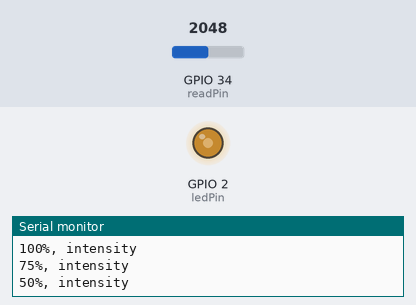
A program run on a simulated ESP32. Parts: output pins drawn as LEDs (lit = HIGH), the last lines printed to the serial monitor. The inputs (shaded band) are chosen by the test bench; at power-on: GPIO 34 (readPin) = 2048.

Above: at 2.1 s.
At 5.8 s:
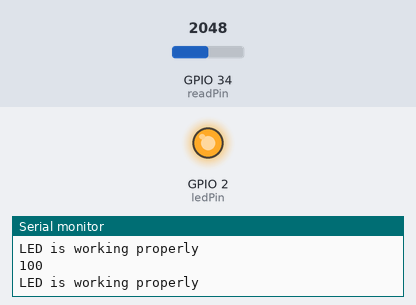
5.9 s: GPIO 34 (readPin) set to 4095
At 7.8 s:
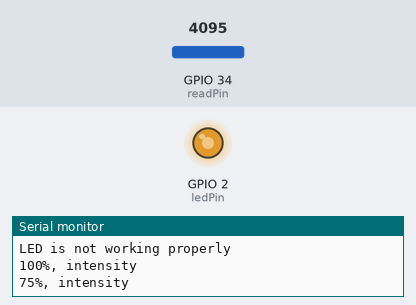
Timing chart, 0 to 13.5 s (numbered marks = the images above; inputs shaded):
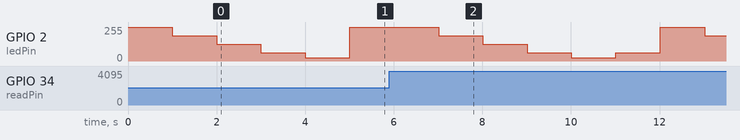

The program:

main.cpp
```cpp
#include "Light.h"

Light light = Light();

void setup()
{
  Serial.begin(115200);
}

void loop()
{

  light.AdjustLightIntensity(100);
  Serial.println("100%, intensity");
  delay(1000);
  light.AdjustLightIntensity(75);
  Serial.println("75%, intensity");
  delay(1000);
  light.AdjustLightIntensity(50);
  Serial.println("50%, intensity");
  delay(1000);
  light.AdjustLightIntensity(25);
  Serial.println("25%, intensity");
  delay(1000);
  light.AdjustLightIntensity(10);
  Serial.println("10%, intensity");
  delay(1000);

  Serial.println("Checking LED");
  if (light.LightCheck())
  {
    Serial.println("LED is working properly");
  }
  else
  {
    Serial.println("LED is not working properly");
  }
  light.AdjustLightIntensity(100);
  if (light.LightCheck())
  {
    Serial.println("LED is working properly");
  }
  else
  {
    Serial.println("LED is not working properly");
  }
  delay(1000);
  light.AdjustLightIntensity(75);
  if (light.LightCheck())
  {
    Serial.println("LED is working properly");
  }
  else
  {
    Serial.println("LED is not working properly");
  }
  light.AdjustLightIntensity(50);
  if (light.LightCheck())
  {
    Serial.println("LED is working properly");
  }
  else
  {
    Serial.println("LED is not working properly");
  }
  light.AdjustLightIntensity(25);
  if (light.LightCheck())
  {
    Serial.println("LED is working properly");
  }
  else
  {
    Serial.println("LED is not working properly");
  }
  light.AdjustLightIntensity(10);
  if (light.LightCheck())
  {
    Serial.println("LED is working properly");
  }
  else
  {
    Serial.println("LED is not working properly");
  }
}
```

Light.h
```cpp
#ifndef LIGHT_H
#define LIGHT_H
#include <Arduino.h>
#define PWM_CHANNEL_LED 0
#define PWM_FREQUENCY_LED 5000
#define PWM_RESOLUTION_LED 8
#define MIN_CHECK_INTENSITY 25
#define MAX_CHECK_INTENSITY 75
#define MIN_N_CHECK_READINGS 8
#define FAULTY_LED_READING 4095

class Light {
  public:
    Light();
    void AdjustLightIntensity(int percent);
    bool LightCheck();
  private:
    uint8_t ledPin=2;
    uint8_t readPin=34;
    uint8_t previousIntensity=0;
    void LightCheckWrite();
};

#endif
```

Light.cpp
```cpp
#include "Light.h"

/*Constructor for the Light class, which sets up the light*/
Light::Light()
{
    pinMode(readPin, INPUT);
    ledcSetup(PWM_CHANNEL_LED, PWM_FREQUENCY_LED, PWM_RESOLUTION_LED);
    ledcAttachPin(ledPin, PWM_CHANNEL_LED);
}

/*Expects the duty cycle as precentage as an argument and then
writes the duty cycle to the LED*/
void Light::AdjustLightIntensity(int percent)
{
    int dutyCycle = map(percent, 0, 100, 0, 255);
    previousIntensity = percent;
    ledcWrite(PWM_CHANNEL_LED, dutyCycle);
}

/*Writes the duty cycle to the LED for the check
does not update previousIntensity and checks if the
intensity is within the testing threshold(25%-75%)*/
void Light::LightCheckWrite()
{
    if (previousIntensity >= MIN_CHECK_INTENSITY && previousIntensity <= MAX_CHECK_INTENSITY)
    {
    }
    else
    {
        int dutyCycleForCheck = map(MIN_CHECK_INTENSITY, 0, 100, 0, 255);
        ledcWrite(PWM_CHANNEL_LED, dutyCycleForCheck);
    }
}

/*Checks wether the LED works normally based on analog readings.
If the LED is operating normally, the result of the function is true*/
bool Light::LightCheck()
{
    bool result = false;
    int tempValue = 0;
    int actualValue = 0;
    LightCheckWrite();
    for (int i = 0; i < MIN_N_CHECK_READINGS; i++)
    {
        tempValue = analogRead(readPin);
        if (tempValue >> actualValue)
        {
            actualValue = tempValue;
        }
    }
    if (actualValue != FAULTY_LED_READING)
    {
        result = true;
        AdjustLightIntensity(previousIntensity);
    }
    Serial.println(previousIntensity);

    return result;
}
```
